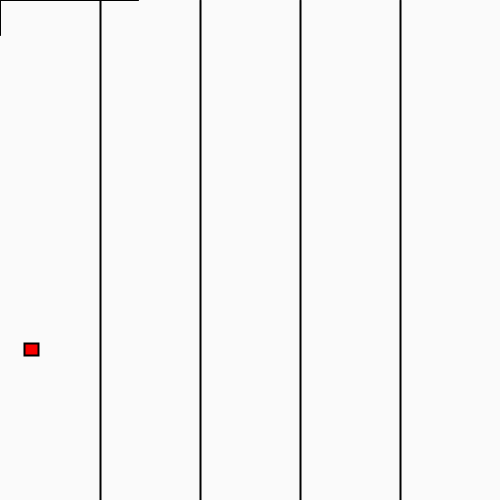
Frame 1 (no input)
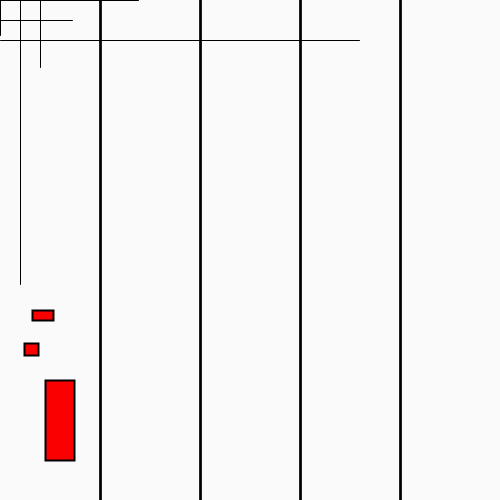
Frame 60 (the mouse pressed at the canvas centre just before this capture)
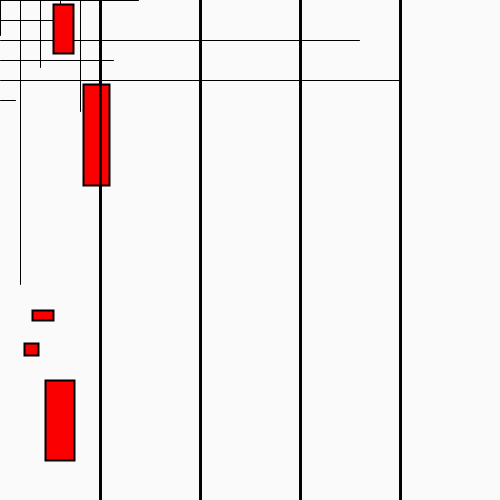
Frame 120 (the mouse held since frame 60 and released just before this capture)

The Processing sketch that drew these frames (run headless with seeded random() and noise(); from frame 60 on, the mouse is pressed at the canvas centre):

// Processing sketch: processing_36775
// ── processing_36775.pde

void setup() {
  size(500, 500);
  background(250);
}

float count = 0;//variable that progresses lines and rectangles being drawn
float number = 425;//variable that establishes limit to which lines and rectangles are drawn to
float rectcount = 0;//variable that establishes amount of rectangles being drawn
float eStartX = random(400, 475);//variable that chooses the 'x' for circle at random between the listed coordinates 
float eStartY = random(400, 475);//variable that chooses the 'y' for circle at random between the listed coordinates
float circleW = random(25, 75);//variable for width of circle, random between listed parameters


float rect1;
float rectY;
float rect3;
float rect4;
float rect5;
float rect6;




void draw() {

  rect1 = floor(random(1, 100));
  rectY = floor(random(1, 400));
  rect3 = floor(random(101, 200));
  rect4 = floor(random(201, 300));
  rect5 = floor(random(301, 400));



  strokeWeight(1);
  if (count < number) {
    if (count %20 == 0) {//lines will be drawn at intervals of 25
      stroke(0);
      line(0, count, random(0, eStartX-(circleW/2)), count);
      line(count, 0, count, random(0, eStartY-(circleW/2)));
      //stroke(250);
      strokeWeight(2);
      line(100, 0, 100, height);
      line(200, 0, 200, height);
      line(300, 0, 300, height);
      line(400, 0, 400, height);

      if (rectcount < 100) {
        fill(250, 0, 0);
        rect(rect1, rectY, floor(random(10, 30)), floor(random(10, 150)));
      }
      if (rectcount > 100 && rectcount < 200) {
        fill(0, 250, 0);
        rect(rect3, rectY, floor(random(10, 28)), floor(random(10, 150)));
      }
      if (rectcount > 200 && rectcount < 300) {
        fill(0, 0, 250);
        rect(rect4, rectY, floor(random(10, 50)), floor(random(10, 150)));
      }
      if (rectcount > 300 && rectcount < 400) {
        fill(250, 0, 0);
        rect(rect5, rectY, floor(random(10, 70)), floor(random(10, 150)));
      }
    }
  }

  count++;
  rectcount++;
}
